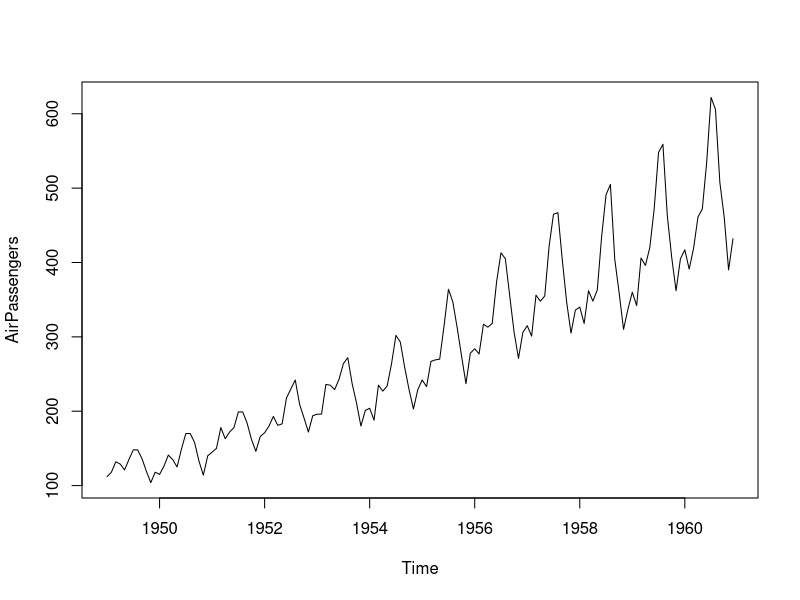
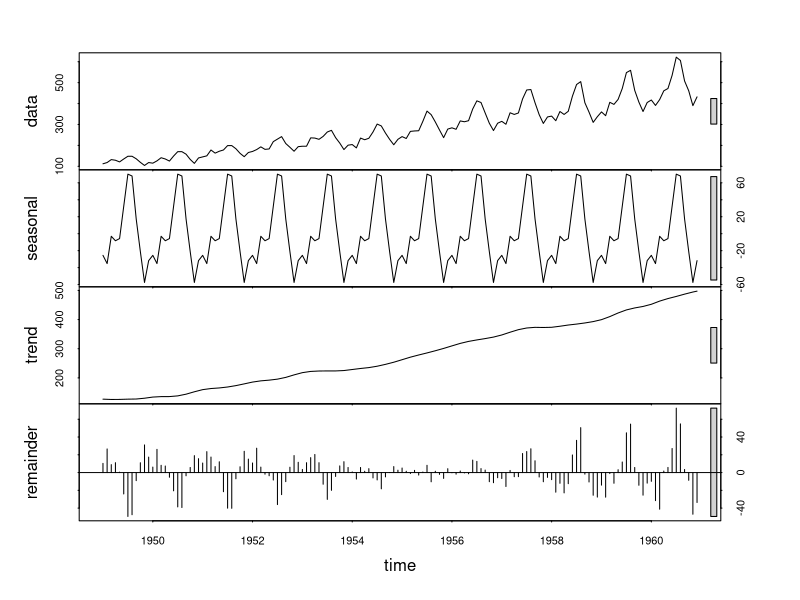
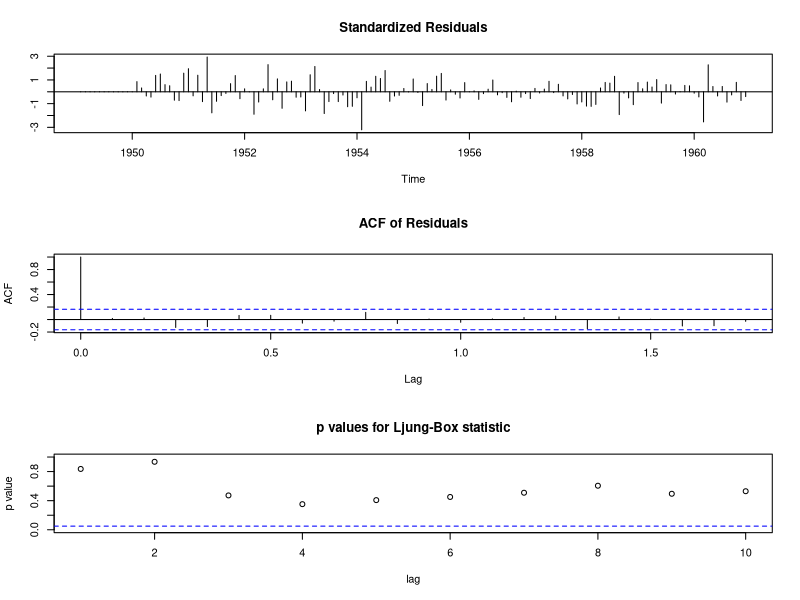
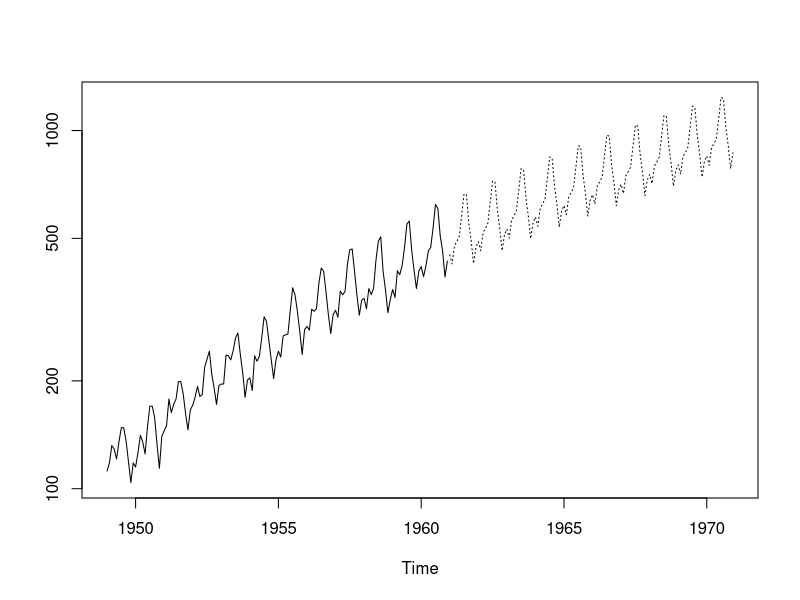

Recreate these plots in R, in order.
str(AirPassengers)

# 1. check data is stationary. if not, transform into 
plot(AirPassengers)
plot(stl(AirPassengers, s.window = "periodic"))

library(tseries)
adf.test(diff(log(AirPassengers)), alternative = "stationary", k = 0)

# Search best parameter using ACF/PACF or auto.arima
library(forecast)
auto.arima(diff(log(AirPassengers)))
tsdiag(auto.arima(diff(log(AirPassengers))))

# modeling arima
fit <- arima(log(AirPassengers), c(1,0,1),
             seasonal = list(order=c(0,1,1), periods = 12))

# prediction
pred <- predict(fit, n.ahead = 10*12)
ts.plot(AirPassengers, 2.718^pred$pred, log="y", lty=c(1,3))
